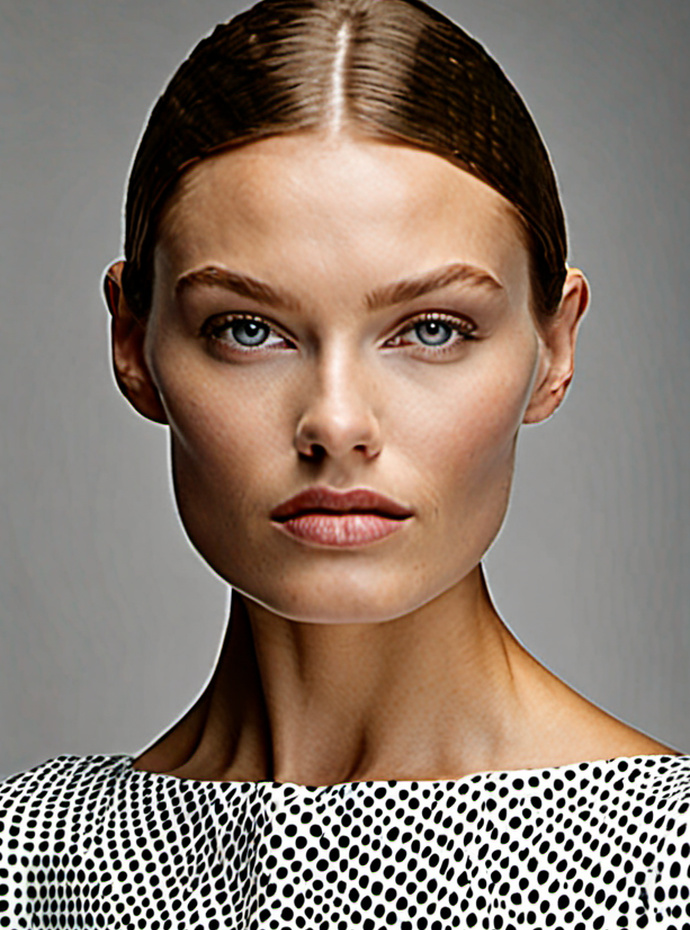
#> input picture assets/images/synthetic-portrait.jpg, 690 x 930 px
$ python prepare-qa-assets.py
#> lines starting #> are read from the running program, lines starting #| are printed output that depends on the picture
"""Derive the EXIF test fixture from the existing public-domain synthetic image."""
from pathlib import Path
from PIL import Image

root = Path(__file__).resolve().parents[1]
output = root / 'tests/fixtures'
output.mkdir(parents=True, exist_ok=True)
image = Image.open(root / 'assets/images/synthetic-portrait.jpg').convert('RGB')
#> image is the input picture: PIL image 690x930 RGB; mean R, G, B 138.2, 122, 110.2
rotated = image.transpose(Image.Transpose.ROTATE_90)
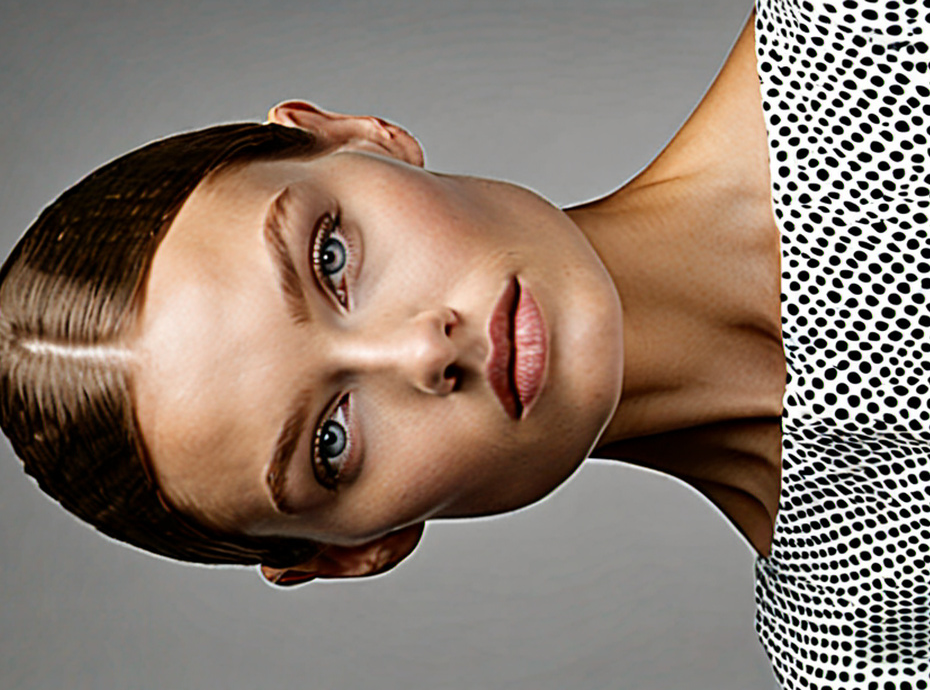
#> rotated: PIL image 930x690 RGB; mean R, G, B 138.2, 122, 110.2
exif = Image.Exif()
exif[274] = 6  # Viewers rotate stored pixels clockwise to recover the original.
rotated.save(output / 'portrait-orientation-6.jpg', quality=95, exif=exif)
